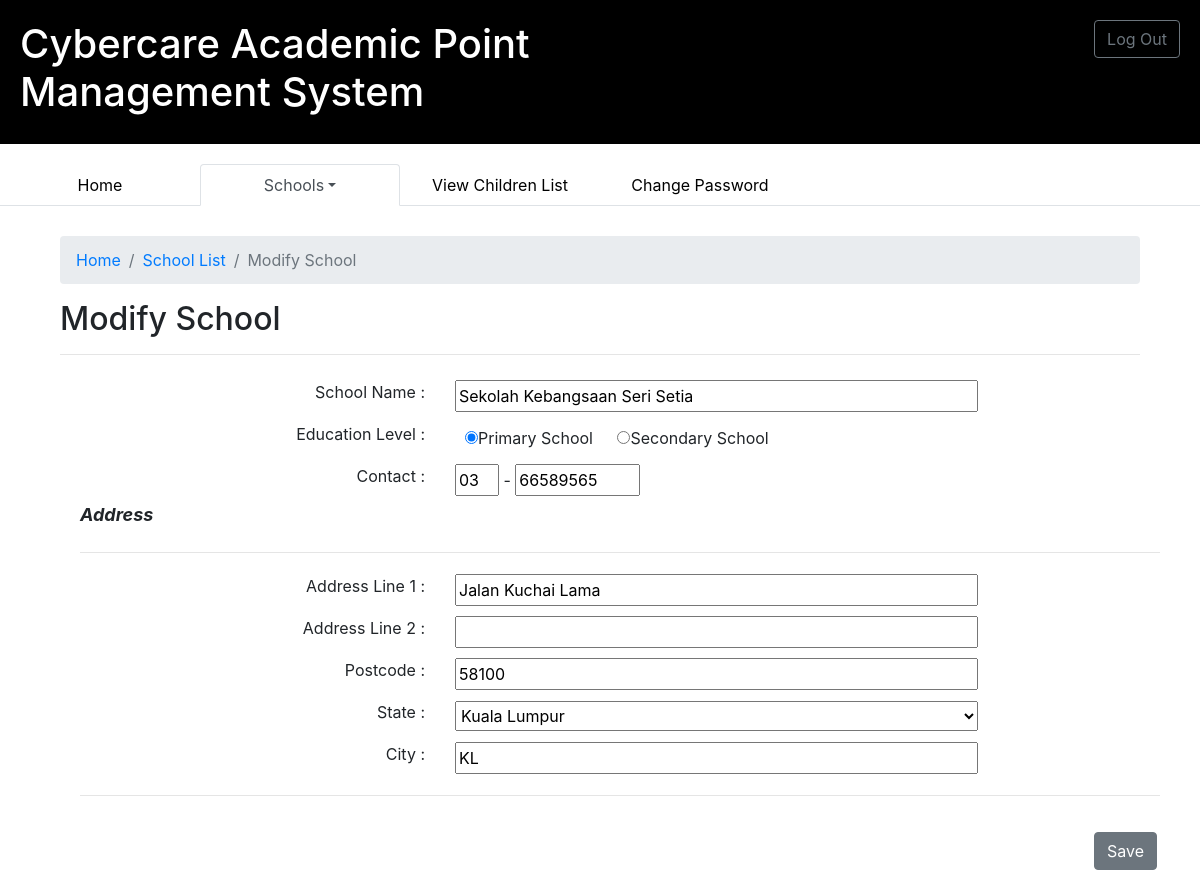
The page /PrincipalModule/modifySchoolPage.php?id=3 (signed in) on the database its author committed.
### tables this page shows
CREATE TABLE IF NOT EXISTS `school` (
  `schoolID` int(3) NOT NULL AUTO_INCREMENT,
  `schoolName` varchar(50) NOT NULL,
  `schoolType` varchar(20) NOT NULL,
  `schoolAddress1` varchar(50) NOT NULL,
  `schoolAddress2` varchar(50) NOT NULL,
  `schoolState` varchar(30) NOT NULL,
  `schoolCity` varchar(20) NOT NULL,
  `schoolPoscode` int(5) NOT NULL,
  `schoolContact` varchar(15) NOT NULL,
  PRIMARY KEY (`schoolID`)
);

### PrincipalModule/modifySchoolPage.php (the view, shortened to what this page needs)
<?php
	require("config.php");
	$schoolID = $_GET['id'];
	$result = mysqli_query($db,"SELECT * FROM school WHERE schoolID='".$schoolID."'");
	$row = $result->fetch_assoc();
	$telParts = explode("-", $row['schoolContact']);
	$schoolTypes = ['Primary School', 'Secondary School'];
	$states = ['Johor','Kedah','Kelantan','Kuala Lumpur','Labuan','Melaka','Negeri Sembilan','Pahang','Penang','Perak',
				'Perlis','Sabah','Sarawak','Selangor','Terengganu'];
?>
<!DOCTYPE html>
<html>
<head>
	<?php include('/includes/cdn.php');?>
	<link rel="stylesheet" type = "text/css" href="style/mystyle.css">
	<?php include('/includes/header-with-logout.php');?>
	<?php include('/includes/navTabs.php');?>
</head>
<body onload="setTab()">
<div  class="wrapper">
	<ol class="breadcrumb">
		<li class="breadcrumb-item"><a href="oHprofile.php">Home</a></li>
		<li class="breadcrumb-item"><a href="viewSchoolList.php">School List</a></li>
		<li class="breadcrumb-item active">Modify School</li>
	</ol>
	<form name="form" action="modifySchool.php" method="post" onsubmit=" return validateSchoolForm()">
		<fieldset>
			<h2>Modify School</h2>
			<hr>
			<div id="OHD">
				<div id="OH">
					<table class="formTable">
						<tbody>
							<tr>
								<td class="labelTD"><label class="regLabelStyle">School Name :</label></td>
								<td class="inputTD"><input class="regInputStyle" type="text" name="schoolName" id="schoolname" maxlength="50" value="<?php echo $row['schoolName']; ?>"></td>
							</tr>
							<tr>
								<td class="labelTD"><label class="regLabelStyle">Education Level :</label></td>
								<td class="inputTD eduRadioTd">
								<?php
								for($i = 0; $i < sizeof($schoolTypes); $i++){
									if($schoolTypes[$i] == $row['schoolType']){
										echo "
											<div>
												<input class='eduRadio' type='radio' name='schoolType' value='".$schoolTypes[$i]."' checked>".$schoolTypes[$i]."</input>
											</div>
										";
									}else{
										echo "
											<div>
												<input class='eduRadio' type='radio' name='schoolType' value='".$schoolTypes[$i]."'>".$schoolTypes[$i]."</input>
											</div>
										";
									}
								}
								?>
								</td>
							</tr>
							<tr>
								<td class="labelTD"><label class="regLabelStyle">Contact :</label></td>
								<td class="inputTD">
								<input class="regInputStyle telFirst3" type="tel" name="schoolContact1" id="schoolContact1" maxlength="3" value="<?php echo $telParts[0]; ?>"> -
								<input class="regInputStyle telRest" type="tel" name="schoolContact2" id="schoolContact2" maxlength="10" value="<?php echo $telParts[1]; ?>">
								</td>
							</tr>
						</tbody>
					</table>
				</div>
				<fieldset>
				<legend class="regH3">Address</legend>
				<hr>
				<div id="AddDiv">
					<table class="formTable">
						<tbody>
							<tr>
								<td class="labelTD"><label class="regLabelStyle">Address Line 1 :</label></td>
								<td class="inputTD"><input class="regInputStyle" type="text" name="schoolAddress1" id="schoolAdd1" value="<?php echo $row['schoolAddress1']; ?>"></td>
							</tr>
							<tr>
								<td class="labelTD"><label class="regLabelStyle">Address Line 2 :</label></td>
								<td class="inputTD"><input class="regInputStyle" type="text" name="schoolAddress2" id="schoolAdd2" value="<?php echo $row['schoolAddress2']; ?>"></td>
							</tr>
							<tr>
								<td class="labelTD"><label class="regLabelStyle">Postcode :</label></td>
								<td class="inputTD"><input class="regInputStyle" type="text" name="schoolPoscode" id="schoolPostcode" value="<?php echo $row['schoolPoscode']; ?>"></td>
							</tr>
							<tr>
								<td class="labelTD"><label class="regLabelStyle">State :</label></td>
								<td class="inputTD">
									<select class="regInputStyle" name="schoolState">
										<?php
											for($i = 0; $i < sizeof($states); $i++){
												if($states[$i] == $row['schoolState']){
													echo "<option id='".$states[$i]."' selected value='".$states[$i]."'>".$states[$i]."</option>";
												}else{
													echo "<option id='".$states[$i]."' value='".$states[$i]."'>".$states[$i]."</option>";
												}
											}
										?>
									</select>
								</td>
							</tr>
							<tr>
								<td class="labelTD"><label class="regLabelStyle">City :</label></td>
								<td class="inputTD"><input class="regInputStyle" type="text" name="schoolCity" id="schoolCity" value="<?php echo $row['schoolCity']; ?>"></td>
							</tr>
						</tbody>
					</table>
				</div>
				</fieldset>
				<hr>
				<div id="regNextDiv">
					<button class="btn btn-secondary" id= "addSchoolBtn" name="addSchoolBtn" type="submit"><span>Save</span></button>
				</div>
			</div>
		</fieldset>
	</form>
</div>
</body>
</html>

### PrincipalModule/style/mystyle.css (style rules this page uses)
body { padding : 0px; margin : 0px; }
#createNewAccount, .content, .wrapper { width : 90%; margin : 30px auto auto auto; }
#OHD { margin : 20px; width : 100%; }
input { padding : 2px; }
.regLabelStyle, .regInputStyle, #eduLevelDiv { display : inline-block; }
.formTable { width : 800px; margin : auto; }
.labelTD { width : 220px; padding : 10px 0px; }
.regLabelStyle, .addLabelStyle { width : 100%; text-align : right; }
.regInputStyle, .addInputStyle { width : 95%; }
.regH3 { font-weight : bold; font-style : oblique; font-size : 18px; }
#regNextDiv { margin : 20px 3px 20px 20px; float : right; }
.eduRadioTd { text-align : left; }
.eduRadioTd div { display : inline-block; padding : 4px 10px; }
.formTable td { padding : 5px 15px; }
.telFirst3 { width : 44px; }
.telRest { width : 125px; }
select { padding : 3px 1px; }

### rows shown on the page
school: schoolName "Sekolah Kebangsaan Seri Setia", schoolContact1 "03", schoolContact2 "66589565", schoolAddress1 "Jalan Kuchai Lama", schoolPoscode "58100", schoolState "Kuala Lumpur", schoolCity "KL"

### other values the page prints
$schoolTypes[$i] "Primary School"
$schoolTypes[$i] "Secondary School"
